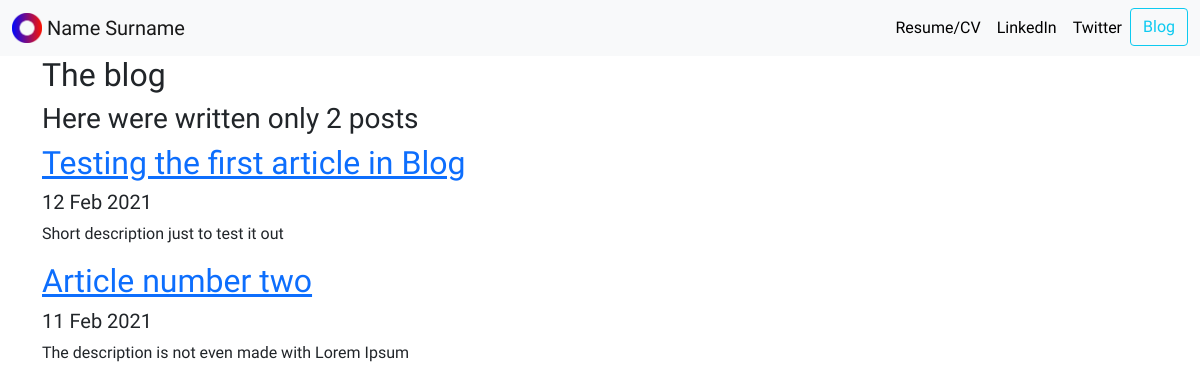
The page /blog/ on the database as committed earlier.
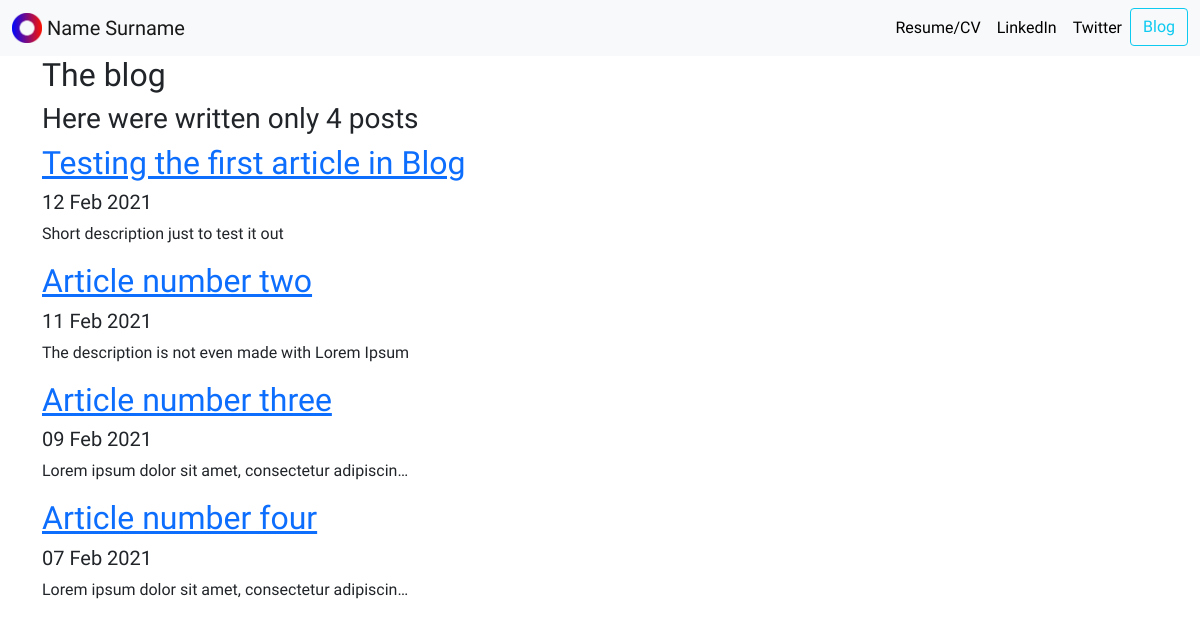
The same page on the database as committed later.
### blog/models.py (models this page shows, shortened)
class Blog(models.Model):
    title = models.CharField(max_length=200)
    description = models.TextField(max_length=250)
    date = models.DateField()

### blog/views.py (the view)
# urls.py: path('', views.all_blogs, name='all_blogs'),
def all_blogs(request):
    blogs = Blog.objects.all()
    return render(request, 'blog/all_blogs.html', {'blogs':blogs})

### blog/templates/blog/all_blogs.html
{% extends 'porto/base.html' %}
{% block content %}
<h2>The blog</h2>
<h3>Here were written only {{ blogs.count }} post{{ blogs.count|pluralize}}</h3>
{% for blog in blogs %}
<a href="{% url 'blog:detail' blog.id %}"><h2>{{ blog.title }}</h2></a>
<h5> {{ blog.date|date:'d M Y' }}</h5>
<p>{{ blog.description|truncatechars:50 }}</p>
{% endfor %}
{% endblock %}

Rows that differ between the two databases and show on the page:
added Blog: title "Article number three", date "09 Feb 2021", description "Lorem ipsum dolor sit amet, consectetur adipiscin…"
added Blog: title "Article number four", date "07 Feb 2021", description "Lorem ipsum dolor sit amet, consectetur adipiscin…"
Other text that changed with them:
{{ blogs.count }}: "2" → "4"
